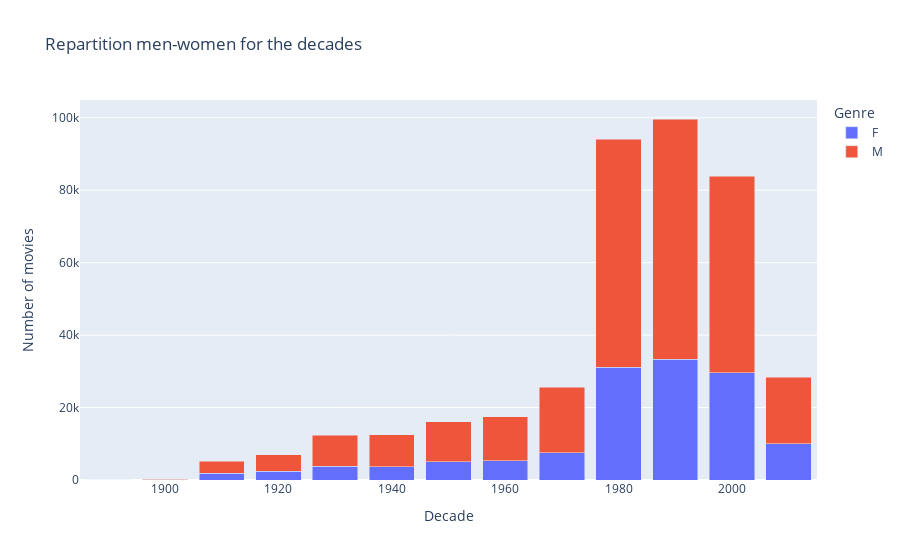

Notebook code for this chart:
### Markdown cell above
> Examining the male-to-female ratio provides valuable insights into character representation and serves as a key aspect for readers of our data story.

### Code cell
# Prepare the data for each decade
decade_gender_counts = merged_df.groupby(['Decade', 'Actor_gender']).size().reset_index(name='count')

# Creation of a graph with plotly
fig = px.bar(decade_gender_counts, x='Decade', y='count', color='Actor_gender', barmode='stack',
             labels={'count': 'Number of movies', 'Decade': 'Decade', 'Actor_gender': 'Genre'},
             title='Repartition men-women for the decades')
fig.show()

# Save the graph as an HTML file
fig.write_html("html/repartition_gender_decades.html")

### Figure 1 — Plotly figure (JSON) as saved in the notebook; plotly's stock layout.template omitted (floating-point values rounded to 4 significant figures)
{"data": [{"alignmentgroup": "True", "hovertemplate": "Genre=F<br>Decade=%{x}<br>Number of movies=%{y}<extra></extra>", "legendgroup": "F", "marker": {"color": "#636efa", "pattern": {"shape": ""}}, "name": "F", "offsetgroup": "F", "orientation": "v", "showlegend": true, "textposition": "auto", "type": "bar", "x": [1890, 1900, 1910, 1920, 1930, 1940, 1950, 1960, 1970, 1980, 1990, 2000, 2010], "xaxis": "x", "y": [1, 58, 1861, 2432, 3863, 3703, 5028, 5292, 7558, 31170, 33278, 29617, 10009], "yaxis": "y"}, {"alignmentgroup": "True", "hovertemplate": "Genre=M<br>Decade=%{x}<br>Number of movies=%{y}<extra></extra>", "legendgroup": "M", "marker": {"color": "#EF553B", "pattern": {"shape": ""}}, "name": "M", "offsetgroup": "M", "orientation": "v", "showlegend": true, "textposition": "auto", "type": "bar", "x": [1890, 1900, 1910, 1920, 1930, 1940, 1950, 1960, 1970, 1980, 1990, 2000, 2010], "xaxis": "x", "y": [4, 108, 3276, 4518, 8494, 8850, 11106, 12147, 18030, 62934, 66384, 54236, 18348], "yaxis": "y"}], "layout": {"barmode": "stack", "legend": {"title": {"text": "Genre"}, "tracegroupgap": 0}, "title": {"text": "Repartition men-women for the decades"}, "xaxis": {"anchor": "y", "domain": [0, 1], "title": {"text": "Decade"}}, "yaxis": {"anchor": "x", "domain": [0, 1], "title": {"text": "Number of movies"}}}}
